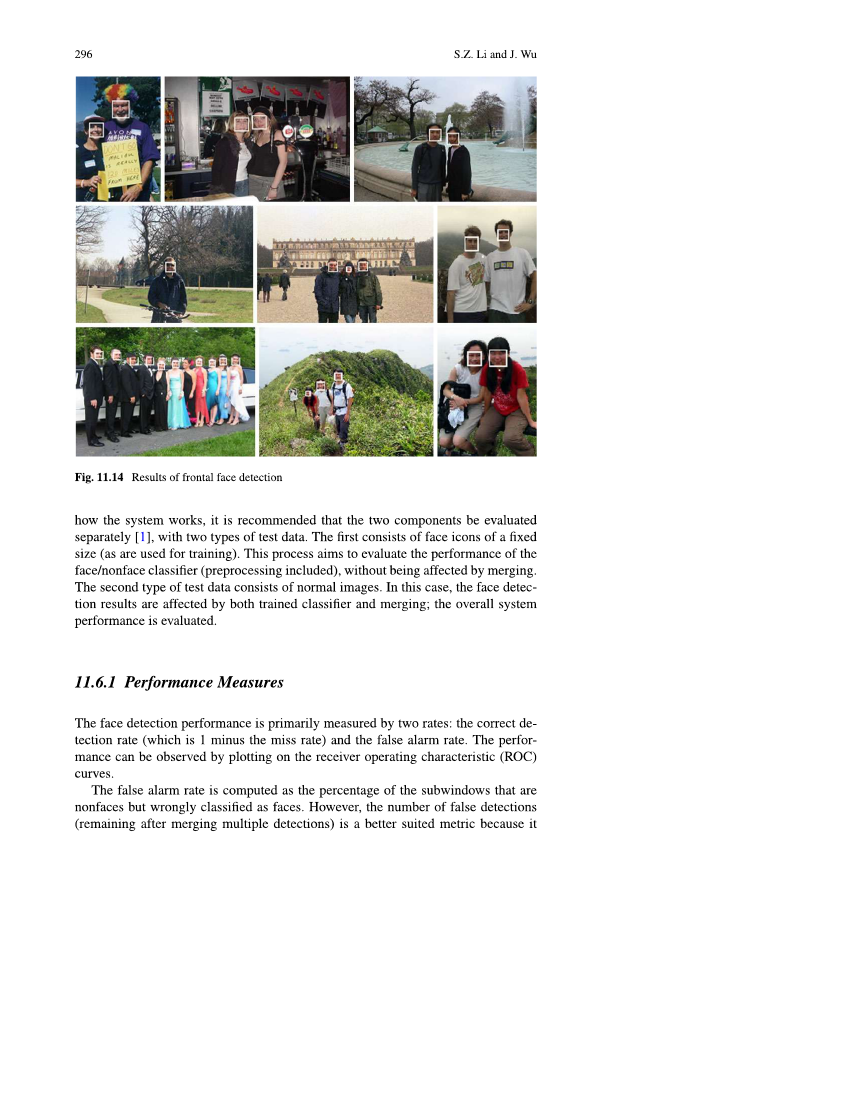
#> input picture resources/book_pages/page-20.png, 1700 x 2200 px (shown at 1/2 size)
$ python reproduce_book_fig1114.py
#> lines starting #> are read from the running program, lines starting #| are printed output that depends on the picture; after the words box and inside, x2 and y2 are one past the last pixel; in counts of white or black regions, pixels touching at a corner belong together
from __future__ import annotations

import json
from pathlib import Path
from typing import Dict, List, Tuple

import cv2
import numpy as np
from PIL import Image, ImageDraw, ImageFont


ROOT = Path(__file__).resolve().parents[1]
BOOK_PAGE = ROOT / "resources" / "book_pages" / "page-20.png"
OUT_DIR = ROOT / "figures" / "ch1_classical"
OUT_DIR.mkdir(parents=True, exist_ok=True)

# Fixed crop for full Fig. 11.14 on page-20.png (3x3 collage).
CROP = {"x": 146, "y": 148, "w": 933, "h": 710}


def _load_font(size: int) -> ImageFont.FreeTypeFont | ImageFont.ImageFont:
    candidates = [
        "C:/Windows/Fonts/arial.ttf",
        "C:/Windows/Fonts/tahoma.ttf",
    ]
    for fp in candidates:
        try:
            return ImageFont.truetype(fp, size=size)
        except Exception:
            continue
    return ImageFont.load_default()


def _draw_utf8_text(
    img_bgr,
    text: str,
    origin: Tuple[int, int],
    size: int = 22,
    color: Tuple[int, int, int] = (255, 255, 255),
) -> None:
    rgb = cv2.cvtColor(img_bgr, cv2.COLOR_BGR2RGB)
    pil_img = Image.fromarray(rgb)
    draw = ImageDraw.Draw(pil_img)
    font = _load_font(size)
    draw.text(origin, text, font=font, fill=(color[2], color[1], color[0]))
    out = cv2.cvtColor(np.array(pil_img), cv2.COLOR_RGB2BGR)
    img_bgr[:, :] = out


def put_label(img, text: str) -> None:
    cv2.rectangle(img, (8, 8), (min(img.shape[1] - 8, 860), 40), (0, 0, 0), -1)
    _draw_utf8_text(img, text, (14, 12), size=22, color=(255, 255, 255))


def draw_boxes(
    img,
    dets: List[Tuple[int, int, int, int]],
    color: Tuple[int, int, int],
    text: str,
) -> "cv2.Mat":
    out = img.copy()
    for x, y, w, h in dets:
        cv2.rectangle(out, (x, y), (x + w, y + h), color, 2)
    put_label(out, text)
    return out


def nms(
    boxes: List[Tuple[int, int, int, int]],
    thr: float = 0.35,
) -> List[Tuple[int, int, int, int]]:
    if not boxes:
        return []
    arr = np.array(boxes, dtype=float)
    x1, y1 = arr[:, 0], arr[:, 1]
    x2, y2 = arr[:, 0] + arr[:, 2], arr[:, 1] + arr[:, 3]
    area = (x2 - x1) * (y2 - y1)
    idx = area.argsort()
    pick = []
    while len(idx) > 0:
        i = idx[-1]
        pick.append(i)
        idx = idx[:-1]
        if len(idx) == 0:
            break
        xx1 = x1[idx].clip(min=x1[i])
        yy1 = y1[idx].clip(min=y1[i])
        xx2 = x2[idx].clip(max=x2[i])
        yy2 = y2[idx].clip(max=y2[i])
        w = (xx2 - xx1).clip(min=0)
        h = (yy2 - yy1).clip(min=0)
        inter = w * h
        union = area[i] + area[idx] - inter
        iou = inter / union
        idx = idx[iou <= thr]
    return [tuple(map(int, boxes[i])) for i in pick]


# [14 lines left out: function detect, not called in this run]


def _find_two_splits(
    profile: np.ndarray,
    orth_len: int,
    low_ratio: float,
    min_run: int,
    fallback_a: int,
    fallback_b: int,
) -> Tuple[int, int]:
    """Find two white-gutter split positions from a 1D non-white projection."""
    thr = int(orth_len * low_ratio)
    low = profile < thr
    runs: List[Tuple[int, int]] = []
    start = -1
    for i, v in enumerate(low):
        if v and start < 0:
            start = i
        if (not v) and start >= 0:
            if i - start >= min_run:
                runs.append((start, i - 1))
            start = -1
    if start >= 0 and len(low) - start >= min_run:
        runs.append((start, len(low) - 1))

    # Remove runs too close to borders.
    margin = max(10, len(low) // 20)
    runs = [(a, b) for (a, b) in runs if a > margin and b < len(low) - margin]
    if len(runs) < 2:
        return fallback_a, fallback_b

    # Pick two widest runs then convert to centers.
    runs.sort(key=lambda r: (r[1] - r[0]), reverse=True)
    best = sorted(runs[:2], key=lambda r: r[0])
    s1 = (best[0][0] + best[0][1]) // 2
    s2 = (best[1][0] + best[1][1]) // 2
    return int(s1), int(s2)


def find_panels(fig_bgr) -> List[Tuple[int, int, int, int]]:
    """Find 3x3 collage panels by locating white gutters along X/Y axes."""
    gray = cv2.cvtColor(fig_bgr, cv2.COLOR_BGR2GRAY)
    non_white = (gray < 245).astype(np.uint8)
    h, w = gray.shape[:2]
    col_profile = non_white.sum(axis=0)
    row_profile = non_white.sum(axis=1)

    sx1, sx2 = _find_two_splits(
        col_profile,
        orth_len=h,
        low_ratio=0.12,
        min_run=6,
        fallback_a=int(w * 0.20),
        fallback_b=int(w * 0.60),
    )
    sy1, sy2 = _find_two_splits(
        row_profile,
        orth_len=w,
        low_ratio=0.12,
        min_run=6,
        fallback_a=int(h * 0.34),
        fallback_b=int(h * 0.67),
    )

    xs = [0, sx1, sx2, w]
    ys = [0, sy1, sy2, h]
    panels: List[Tuple[int, int, int, int]] = []
    # Trim each cell to avoid white gutters.
    pad = 4
    for ry in range(3):
        for cx in range(3):
            x1 = xs[cx] + pad
            x2 = xs[cx + 1] - pad
            y1 = ys[ry] + pad
            y2 = ys[ry + 1] - pad
            if x2 > x1 and y2 > y1:
                panels.append((x1, y1, x2 - x1, y2 - y1))
    return panels


def detect_per_panel(
    gray,
    panels: List[Tuple[int, int, int, int]],
    cascade: cv2.CascadeClassifier,
    scale_factor: float,
    min_neighbors: int,
    min_size: int,
    max_area_ratio: float = 0.30,
    min_ar: float = 0.55,
    max_ar: float = 1.70,
) -> List[Tuple[int, int, int, int]]:
    dets: List[Tuple[int, int, int, int]] = []
    for px, py, pw, ph in panels:
        roi = gray[py : py + ph, px : px + pw]
        raw = cascade.detectMultiScale(
            roi,
            scaleFactor=scale_factor,
            minNeighbors=min_neighbors,
            minSize=(min_size, min_size),
        )
        for x, y, w, h in raw:
            area_ratio = (float(w) * float(h)) / float(pw * ph)
            ar = float(w) / float(h)
            if area_ratio > max_area_ratio:
                continue
            if ar < min_ar or ar > max_ar:
                continue
            dets.append((px + int(x), py + int(y), int(w), int(h)))
    return dets


def main() -> None:
    page = cv2.imread(str(BOOK_PAGE))
#> page is the input picture: shape (2200, 1700, 3); mean B, G, R 224.8, 226.9, 226.9
    if page is None:
        raise RuntimeError(f"Không đọc được ảnh trang sách: {BOOK_PAGE}")

    x, y, w, h = CROP["x"], CROP["y"], CROP["w"], CROP["h"]
    fig = page[y : y + h, x : x + w].copy()
    gray = cv2.cvtColor(fig, cv2.COLOR_BGR2GRAY)
    panels = find_panels(fig)
#> in find_panels, `non_white = (gray < 245).astype(np.uint8)`:
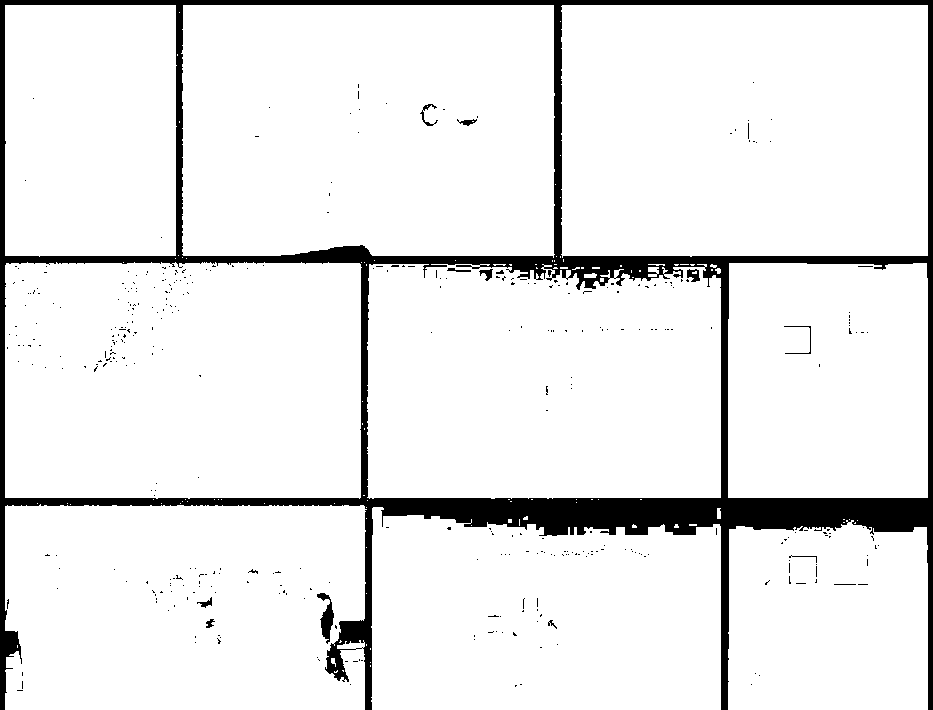
#> non_white: shape (710, 933); values 0 (black) and 1 (white), 91.9% white; 394 black regions (379 under 20 px), largest, box (x1, y1, x2, y2) and area: (0, 0, 933, 710) 51707, (317, 593, 334, 644) 391, (687, 269, 700, 282) 110
#> in find_panels, `col_profile = non_white.sum(axis=0)`: col_profile = 933 values, max 692 at index 67, min 0 at index 0, mean 652.2
#> in find_panels, `row_profile = non_white.sum(axis=1)`: row_profile = 710 values, max 911 at index 401, min 0 at index 0, mean 857.1
#> the loop in _find_two_splits, `for i, v in enumerate(low):` made 933 passes
#> v on passes 1, 6: True, False
#> after the loop in _find_two_splits, `for i, v in enumerate(low):`: runs = []; start = 928
#> in _find_two_splits, `margin = max(10, len(low) // 20)`: margin = 46
#> in find_panels, `sx1, sx2 = _find_two_splits( col_profile, orth_len=h, low_ratio=0.12, ..`: sx1 = 186; sx2 = 559
#> the loop in _find_two_splits (call 2), `for i, v in enumerate(low):` made 710 passes
#> in find_panels, `sy1, sy2 = _find_two_splits( row_profile, orth_len=w, low_ratio=0.12, ..`: sy1 = 259; sy2 = 501
#> in find_panels, `xs = [0, sx1, sx2, w]`: xs = [0, 186, 559, 933]
#> in find_panels, `ys = [0, sy1, sy2, h]`: ys = [0, 259, 501, 710]
#> after the loop in find_panels, `for ry in range(3):`: panels = [(4, 4, 178, 251), (190, 4, 365, 251), (563, 4, 366, 251), (4, 263, 178, 234), (190, 263, 365, 234), (563, 263, 366, 234), (4, 505, 178, 201), (190, 505, 365, 201), (563, 505, 366, 201)]
    if len(panels) != 9:
        print(f"Warning: expected 9 panels, found {len(panels)}")

    cascade_fd = cv2.CascadeClassifier(
        str(Path(cv2.data.haarcascades) / "haarcascade_frontalface_default.xml")
    )
    cascade_fa2 = cv2.CascadeClassifier(
        str(Path(cv2.data.haarcascades) / "haarcascade_frontalface_alt2.xml")
    )

    # Config A: selected from hyperparameter sweep for closest match to book style.
    cfg_a = {
        "scaleFactor": 1.05,
        "minNeighbors": 1,
        "minSize": 18,
        "maxAreaRatio": 0.20,
        "cascadeSet": "frontal_default+frontal_alt2",
    }
    det_a = []
    det_a += detect_per_panel(
        gray,
        panels,
        cascade_fd,
        scale_factor=cfg_a["scaleFactor"],
        min_neighbors=cfg_a["minNeighbors"],
        min_size=cfg_a["minSize"],
        max_area_ratio=cfg_a["maxAreaRatio"],
    )
#> the loop in detect_per_panel, `for px, py, pw, ph in panels:` made 9 passes
#> (px, py, pw, ph, raw) on passes 1, 3, 4, 6, 7: (4, 4, 178, 251, [[21, 84, 43, 43], [66, 39, 51, 51]]), (563, 4, 366, 251, [[146, 101, 31, 31], [180, 108, 33, 33]]), (4, 263, 178, 234, [[95, 50, 50, 50]]), (563, 263, 366, 234, [[164, 120, 26, 26], [235, 45, 110, 110]]), (4, 505, 178, 201, [[35, 44, 28, 28]])
#> pass 1, in detect_per_panel, `roi = gray[py : py + ph, px : px + pw]`:
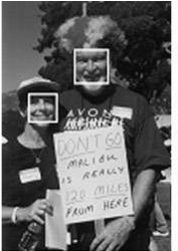
#> roi: shape (251, 178); min 2, max 255, mean 102.3
#> pass 3, in detect_per_panel, `roi = gray[py : py + ph, px : px + pw]`:
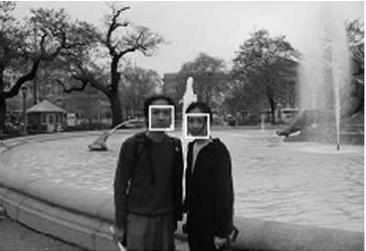
#> roi: shape (251, 366); min 0, max 255, mean 124.7
#> after the loop in detect_per_panel, `for px, py, pw, ph in panels:`:
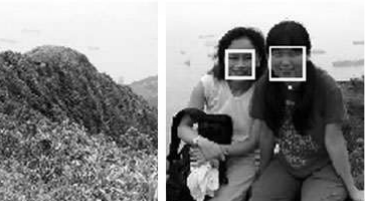
#> roi: shape (201, 366); min 0, max 255, mean 135.1
#> after the loop in detect_per_panel, `for px, py, pw, ph in panels:`: dets = 20 items, first 6: (25, 88, 43, 43), (70, 43, 51, 51), (420, 145, 29, 29), (354, 76, 38, 38), (315, 75, 47, 47), (401, 187, 56, 56)
#> det_a has the same summary as dets in detect_per_panel
    det_a += detect_per_panel(
        gray,
        panels,
        cascade_fa2,
        scale_factor=cfg_a["scaleFactor"],
        min_neighbors=cfg_a["minNeighbors"],
        min_size=cfg_a["minSize"],
        max_area_ratio=cfg_a["maxAreaRatio"],
    )
#> the loop in detect_per_panel (call 2), `for px, py, pw, ph in panels:` made 9 passes
#> (px, py, pw, ph, raw) on passes 1 to 6: (4, 4, 178, 251, [[69, 43, 44, 44], [21, 85, 43, 43], [48, 127, 90, 90]]), (190, 4, 365, 251, [[126, 74, 45, 45], [52, 61, 83, 83]]), (563, 4, 366, 251, [[147, 102, 27, 27], [184, 112, 24, 24]]), (4, 263, 178, 234, [[95, 53, 48, 48]]), (190, 263, 365, 234, [[29, 152, 24, 24]]), (563, 263, 366, 234, [[221, 60, 32, 32]])
#> det_a = 39 items, first 6: (25, 88, 43, 43), (70, 43, 51, 51), (420, 145, 29, 29), (354, 76, 38, 38), (315, 75, 47, 47), (401, 187, 56, 56)
    det_a = nms(det_a, thr=0.35)
#> in nms, `arr = np.array(boxes, dtype=float)`: arr = 39 rows, first 6: [25, 88, 43, 43], [70, 43, 51, 51], [420, 145, 29, 29], [354, 76, 38, 38], [315, 75, 47, 47], [401, 187, 56, 56]
#> in nms, `x1, y1 = arr[:, 0], arr[:, 1]`: x1 = 39 values, max 827 at index 18, min 25 at index 0, mean 379.2; y1 = 39 values, max 639 at index 17, min 43 at index 1, mean 336.6
#> in nms, `x2, y2 = arr[:, 0] + arr[:, 2], arr[:, 1] + arr[:, 3]`: x2 = 39 values, max 908 at index 11, min 65 at index 32, mean 420.4; y2 = 39 values, max 672 at index 17, min 91 at index 20, mean 377.8
#> in nms, `area = (x2 - x1) * (y2 - y1)`: area = 39 values, max 12100 at index 11, min 400 at index 30, mean 2093.2
#> in nms, `idx = area.argsort()`: idx = 39 values, max 38 at index 20, min 0 at index 22, mean 19
#> the loop in nms, `while len(idx) > 0:` made 27 passes
#> i on passes 1 to 8: 11, 22, 24, 5, 15, 1, 9, 4
#> after the loop in nms, `while len(idx) > 0:`: idx = empty array; pick = 27 values, max 37 at index 8, min 0 at index 10, mean 16.07
#> det_a = 27 items, first 6: (798, 308, 110, 110), (52, 131, 90, 90), (242, 65, 83, 83), (401, 187, 56, 56), (264, 586, 54, 54), (70, 43, 51, 51)

    # Config B: higher-recall variant from sweep for side-by-side comparison.
    cfg_b = {
        "scaleFactor": 1.07,
        "minNeighbors": 1,
        "minSize": 18,
        "maxAreaRatio": 0.20,
        "cascadeSet": "frontal_default+frontal_alt2",
    }
    det_b = []
    det_b += detect_per_panel(
        gray,
        panels,
        cascade_fd,
        scale_factor=cfg_b["scaleFactor"],
        min_neighbors=cfg_b["minNeighbors"],
        min_size=cfg_b["minSize"],
        max_area_ratio=cfg_b["maxAreaRatio"],
    )
#> det_b = [(24, 89, 44, 44), (70, 43, 53, 53), (401, 186, 58, 58), (248, 72, 68, 68), (711, 106, 28, 28), (743, 111, 32, 32), (101, 316, 48, 48), (797, 308, 110, 110), (38, 550, 27, 27), (285, 554, 29, 29), (264, 587, 52, 52), (829, 543, 41, 41)]
    det_b += detect_per_panel(
        gray,
        panels,
        cascade_fa2,
        scale_factor=cfg_b["scaleFactor"],
        min_neighbors=cfg_b["minNeighbors"],
        min_size=cfg_b["minSize"],
        max_area_ratio=cfg_b["maxAreaRatio"],
    )
#> det_b = 29 items, first 6: (24, 89, 44, 44), (70, 43, 53, 53), (401, 186, 58, 58), (248, 72, 68, 68), (711, 106, 28, 28), (743, 111, 32, 32)
    det_b = nms(det_b, thr=0.35)
#> in nms (call 2), `arr = np.array(boxes, dtype=float)`: arr = 29 rows, first 6: [24, 89, 44, 44], [70, 43, 53, 53], [401, 186, 58, 58], [248, 72, 68, 68], [711, 106, 28, 28], [743, 111, 32, 32]
#> the loop in nms (call 2), `while len(idx) > 0:` made 21 passes
#> i on passes 1, 2, 3, 4, 5, 6, 7, 21: 7, 3, 2, 26, 1, 6, 28, 24
#> det_b = 21 items, first 6: (797, 308, 110, 110), (248, 72, 68, 68), (401, 186, 58, 58), (266, 587, 54, 54), (70, 43, 53, 53), (101, 316, 48, 48)

    fig_book = fig.copy()
    put_label(fig_book, "Hình sách Fig. 11.14: kết quả detector trong chương")
    fig_a = draw_boxes(
        fig,
        det_a,
        color=(40, 220, 40),
        text=f"Tái lập A (cấu hình nhóm): DET={len(det_a)}",
    )
#> the loop in draw_boxes, `for x, y, w, h in dets:` made 27 passes
#> after the loop in draw_boxes, `for x, y, w, h in dets:`:
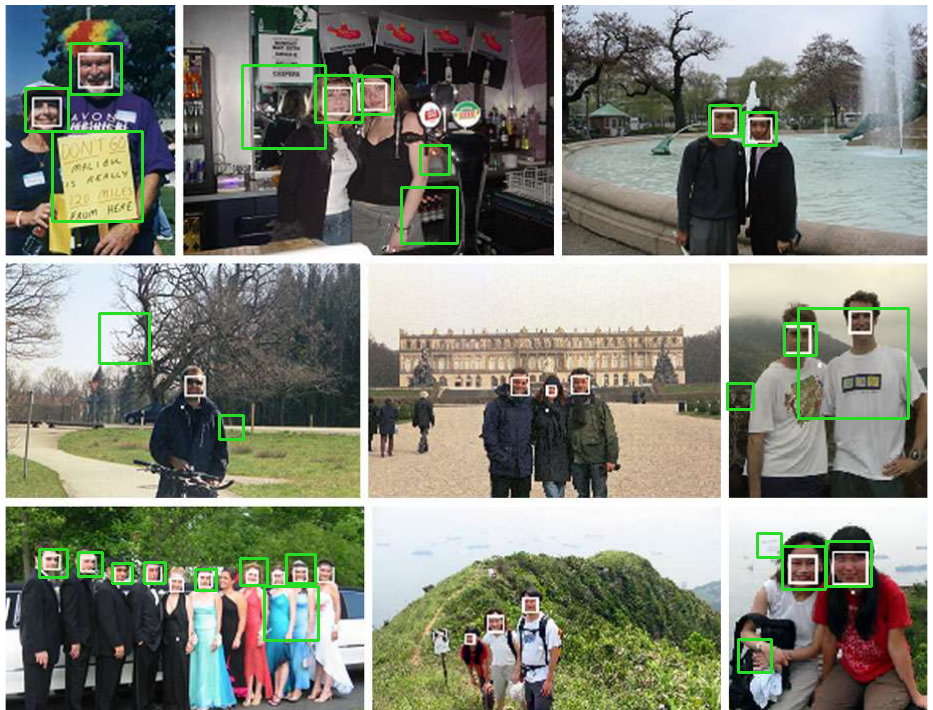
#> out: shape (710, 933, 3); mean B, G, R 119.8, 132.4, 129.5
    fig_b = draw_boxes(
        fig,
        det_b,
        color=(0, 220, 255),
        text=f"Tái lập B (ưu tiên độ phủ): DET={len(det_b)}",
    )
#> call 2 of draw_boxes, with color = (0, 220, 255), text = 'Tái lập B (ưu tiên độ phủ): DET=21'
#> the loop in draw_boxes (call 2), `for x, y, w, h in dets:` made 21 passes
#> after the loop in draw_boxes (call 2), `for x, y, w, h in dets:`:
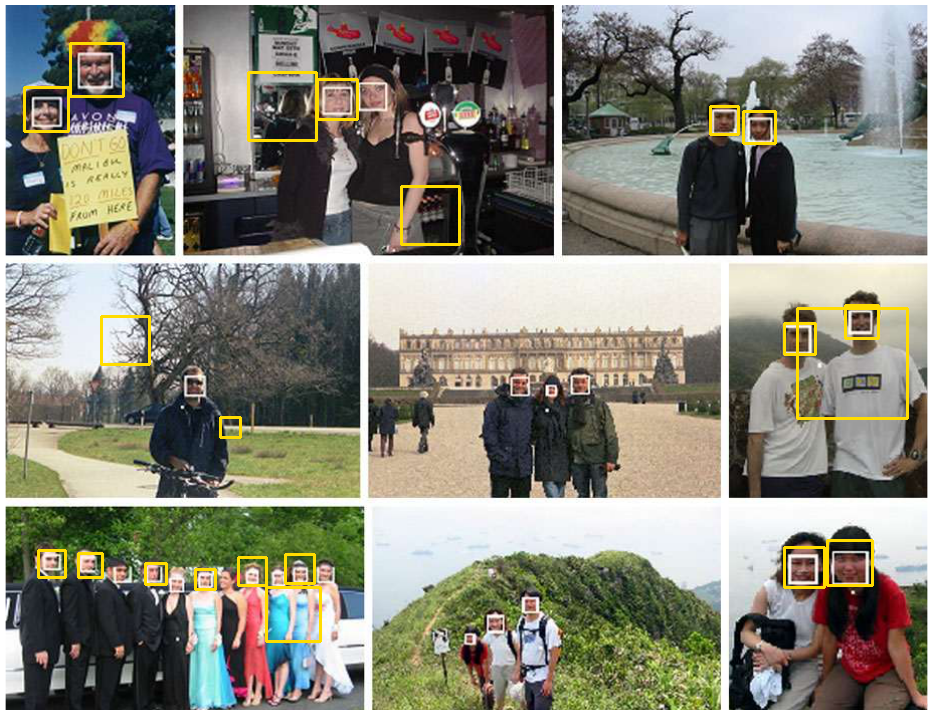
#> out: shape (710, 933, 3); mean B, G, R 119.5, 131.9, 133.1
#> call 3 of _draw_utf8_text, with text = 'Tái lập B (ưu tiên độ phủ): DET=21', origin = (14, 12), size = 22, color = (255, 255, 255)
#> in _draw_utf8_text (call 3), `out = cv2.cvtColor(np.array(pil_img), cv2.COLOR_RGB2BGR)`:
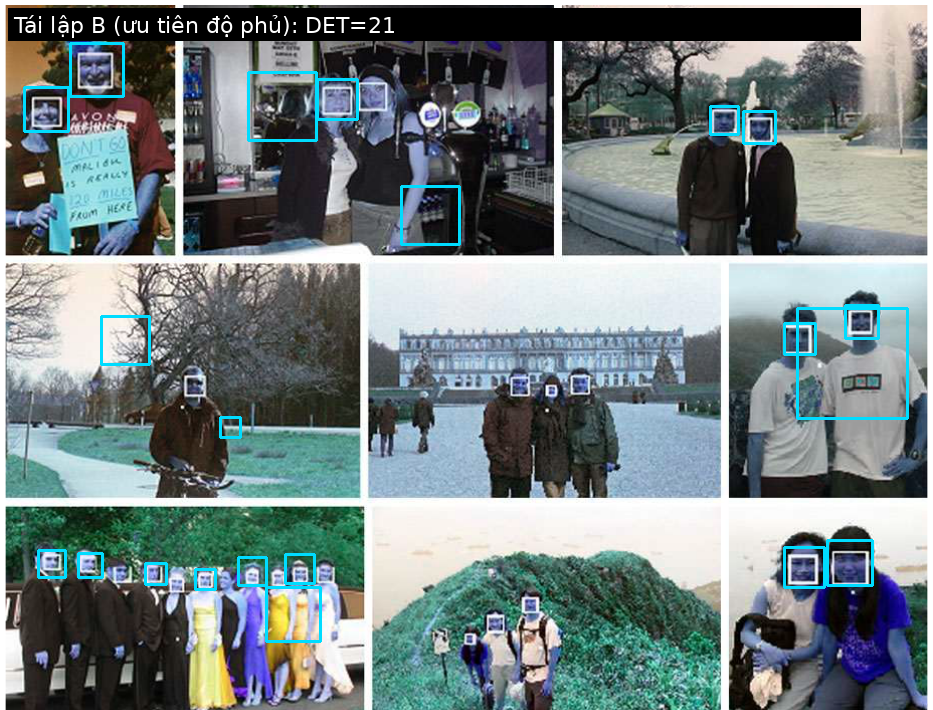
#> out: shape (710, 933, 3); mean R, G, B 114.9, 127.6, 128.8

    cv2.imwrite(str(OUT_DIR / "book_fig1114_from_book.jpg"), fig_book)
    cv2.imwrite(str(OUT_DIR / "book_fig1114_reproduce_cfgA.jpg"), fig_a)
    cv2.imwrite(str(OUT_DIR / "book_fig1114_reproduce_cfgB.jpg"), fig_b)

    summary: Dict[str, object] = {
        "source_page": str(BOOK_PAGE.relative_to(ROOT)).replace("\\", "/"),
        "crop": CROP,
        "opencv_version": cv2.__version__,
        "model": "haarcascade_frontalface_default.xml",
        "mode": "per_panel_detection",
        "num_panels": len(panels),
        "panels": panels,
        "config_A": {**cfg_a, "detections": len(det_a)},
        "config_B": {**cfg_b, "detections": len(det_b)},
    }
    (OUT_DIR / "book_fig1114_reproduce_summary.json").write_text(
        json.dumps(summary, indent=2), encoding="utf-8"
    )

    print("Saved:", OUT_DIR / "book_fig1114_from_book.jpg")
    print("Saved:", OUT_DIR / "book_fig1114_reproduce_cfgA.jpg")
    print("Saved:", OUT_DIR / "book_fig1114_reproduce_cfgB.jpg")
    print("Saved:", OUT_DIR / "book_fig1114_reproduce_summary.json")
    print("Detections A:", len(det_a))
#| Detections A: 27
    print("Detections B:", len(det_b))
#| Detections B: 21


if __name__ == "__main__":
    main()
